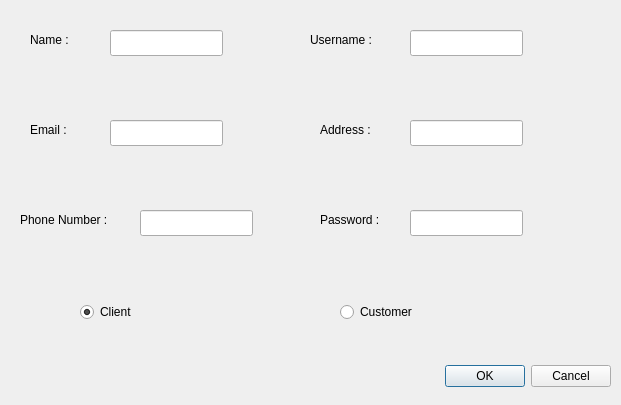
<?xml version="1.0" encoding="UTF-8"?>
<ui version="4.0">
 <class>Register_Dialog</class>
 <widget class="QDialog" name="Register_Dialog">
  <property name="geometry">
   <rect>
    <x>0</x>
    <y>0</y>
    <width>621</width>
    <height>405</height>
   </rect>
  </property>
  <property name="windowTitle">
   <string>Dialog</string>
  </property>
  <widget class="QDialogButtonBox" name="buttonBox">
   <property name="geometry">
    <rect>
     <x>270</x>
     <y>360</y>
     <width>341</width>
     <height>32</height>
    </rect>
   </property>
   <property name="orientation">
    <enum>Qt::Horizontal</enum>
   </property>
   <property name="standardButtons">
    <set>QDialogButtonBox::Cancel|QDialogButtonBox::Ok</set>
   </property>
  </widget>
  <widget class="QLabel" name="label">
   <property name="geometry">
    <rect>
     <x>30</x>
     <y>30</y>
     <width>63</width>
     <height>20</height>
    </rect>
   </property>
   <property name="text">
    <string>Name :</string>
   </property>
  </widget>
  <widget class="QLineEdit" name="lineEdit_name">
   <property name="geometry">
    <rect>
     <x>110</x>
     <y>30</y>
     <width>113</width>
     <height>26</height>
    </rect>
   </property>
  </widget>
  <widget class="QLabel" name="label_2">
   <property name="geometry">
    <rect>
     <x>310</x>
     <y>30</y>
     <width>91</width>
     <height>20</height>
    </rect>
   </property>
   <property name="text">
    <string>Username :</string>
   </property>
  </widget>
  <widget class="QLineEdit" name="lineEdit_username">
   <property name="geometry">
    <rect>
     <x>410</x>
     <y>30</y>
     <width>113</width>
     <height>26</height>
    </rect>
   </property>
  </widget>
  <widget class="QLabel" name="label_3">
   <property name="geometry">
    <rect>
     <x>30</x>
     <y>120</y>
     <width>63</width>
     <height>20</height>
    </rect>
   </property>
   <property name="text">
    <string>Email :</string>
   </property>
  </widget>
  <widget class="QLineEdit" name="lineEdit_email">
   <property name="geometry">
    <rect>
     <x>110</x>
     <y>120</y>
     <width>113</width>
     <height>26</height>
    </rect>
   </property>
  </widget>
  <widget class="QLabel" name="label_4">
   <property name="geometry">
    <rect>
     <x>320</x>
     <y>120</y>
     <width>63</width>
     <height>20</height>
    </rect>
   </property>
   <property name="text">
    <string>Address :</string>
   </property>
  </widget>
  <widget class="QLineEdit" name="lineEdit_address">
   <property name="geometry">
    <rect>
     <x>410</x>
     <y>120</y>
     <width>113</width>
     <height>26</height>
    </rect>
   </property>
  </widget>
  <widget class="QLabel" name="label_5">
   <property name="geometry">
    <rect>
     <x>20</x>
     <y>210</y>
     <width>121</width>
     <height>20</height>
    </rect>
   </property>
   <property name="text">
    <string>Phone Number :</string>
   </property>
  </widget>
  <widget class="QLineEdit" name="lineEdit_phone">
   <property name="geometry">
    <rect>
     <x>140</x>
     <y>210</y>
     <width>113</width>
     <height>26</height>
    </rect>
   </property>
  </widget>
  <widget class="QLabel" name="label_6">
   <property name="geometry">
    <rect>
     <x>320</x>
     <y>210</y>
     <width>81</width>
     <height>20</height>
    </rect>
   </property>
   <property name="text">
    <string>Password :</string>
   </property>
  </widget>
  <widget class="QLineEdit" name="lineEdit_password">
   <property name="geometry">
    <rect>
     <x>410</x>
     <y>210</y>
     <width>113</width>
     <height>26</height>
    </rect>
   </property>
  </widget>
  <widget class="QRadioButton" name="radioButton_client">
   <property name="geometry">
    <rect>
     <x>80</x>
     <y>300</y>
     <width>110</width>
     <height>24</height>
    </rect>
   </property>
   <property name="text">
    <string>Client</string>
   </property>
   <property name="checked">
    <bool>true</bool>
   </property>
  </widget>
  <widget class="QRadioButton" name="radioButton_customer">
   <property name="geometry">
    <rect>
     <x>340</x>
     <y>300</y>
     <width>110</width>
     <height>24</height>
    </rect>
   </property>
   <property name="text">
    <string>Customer</string>
   </property>
  </widget>
 </widget>
 <resources/>
 <connections>
  <connection>
   <sender>buttonBox</sender>
   <signal>accepted()</signal>
   <receiver>Register_Dialog</receiver>
   <slot>accept()</slot>
   <hints>
    <hint type="sourcelabel">
     <x>248</x>
     <y>254</y>
    </hint>
    <hint type="destinationlabel">
     <x>157</x>
     <y>274</y>
    </hint>
   </hints>
  </connection>
  <connection>
   <sender>buttonBox</sender>
   <signal>rejected()</signal>
   <receiver>Register_Dialog</receiver>
   <slot>reject()</slot>
   <hints>
    <hint type="sourcelabel">
     <x>316</x>
     <y>260</y>
    </hint>
    <hint type="destinationlabel">
     <x>286</x>
     <y>274</y>
    </hint>
   </hints>
  </connection>
 </connections>
</ui>
